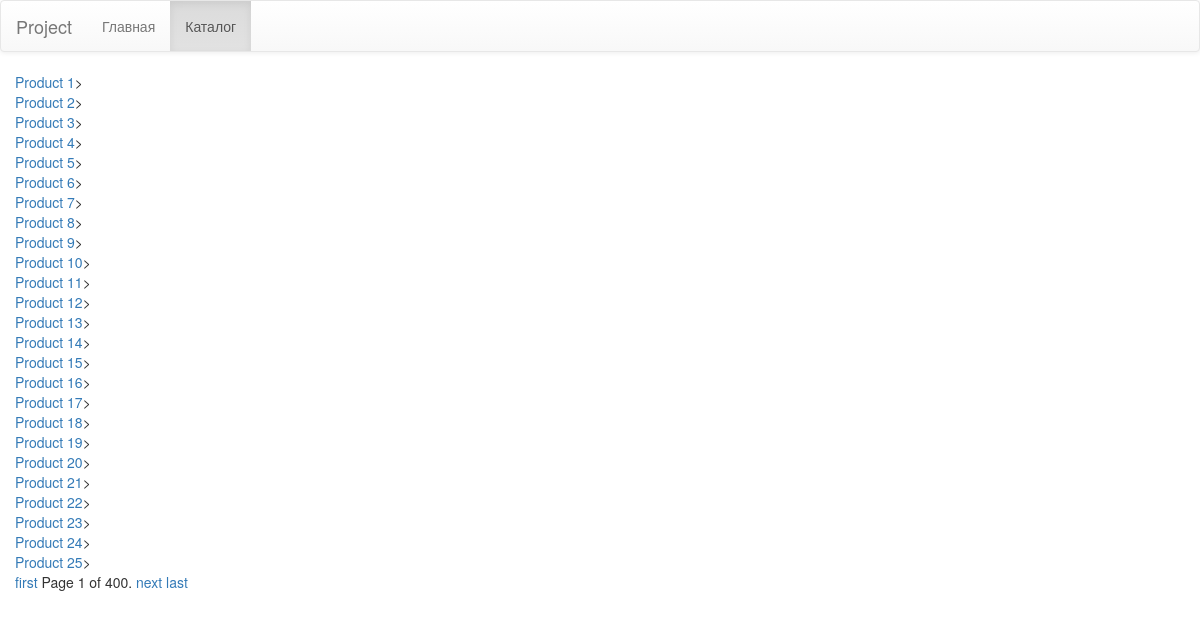
/shop/items/1, run on the app's committed database.
### shop/models.py (models this page shows)
class Item(models.Model):
	name = models.CharField(max_length=300)
	price = models.DecimalField(max_digits=6,decimal_places=2)
	description = models.TextField()
	image = models.ImageField()
	likes = models.IntegerField()
	def __str__(self):
		return str(self.name)

### shop/views.py (the view)
# urls.py: url(r'^shop/items/(?P<page>\d+)', items_view, name="items"),
def items_view(request,page):
	context = {}
	items_list = Item.objects.all()
	pagination = Paginator(items_list,25)
	try :
		context["content"] = pagination.page(page)
	except PageNotAnInteger:
		context["content"] = pagination.page(1)
	except EmptyPage :
		context["content"] = pagination.page(pagination.num_page)
	return render(request,"items.html",context=context)

### shop/templates/items.html (shortened to what this page needs)
<!DOCTYPE html>
<html>
<head>
    <link rel="stylesheet" href="https://maxcdn.bootstrapcdn.com/bootstrap/3.3.7/css/bootstrap.min.css">
    <link rel="stylesheet" href="https://maxcdn.bootstrapcdn.com/bootstrap/3.3.7/css/bootstrap-theme.min.css">
</head>
<body>
    <nav class="navbar navbar-default">
        <div class="container-fluid">
            <div class="navbar-headler">
                    <a href="{% url 'index' %}" class="navbar-brand">Project</a>
            </div>
            <div>
                <ul class="nav navbar-nav">
                    <li><a href="{% url 'index' %}">Главная</a></li>
                    <li class="active"><a href="{% url 'items' 1 %}">Каталог</a></li>
                </ul>
            </div>
        </div>
    </nav>
    <div class="container-fluid">
        {% for i in content %}
        <a href="{% url 'item' i.id %}">{{i}}</a>><br>
        {% endfor %}
        <span class="step-links">
            <a href="{{1}}">first</a>
            <span class="current">
                Page {{ content.number }} of {{ content.paginator.num_pages }}.
            </span>
            {% if content.has_next %}
                <a href="{{ content.next_page_number }}">next</a>
            {% endif %}
            <a href="{{content.paginator.num_pages}}">last</a>
        </span>
    </div>
</body>
</html>

### data on the page
Item: name "Product 1"
Item: name "Product 2"
Item: name "Product 3"
Item: name "Product 4"
Item: name "Product 5"
Item: name "Product 6"
Item: name "Product 7"
Item: name "Product 8"
Item: name "Product 9"
Item: name "Product 10"
Item: name "Product 11"
Item: name "Product 12"
Item: name "Product 13"
Item: name "Product 14"
Item: name "Product 15"
Item: name "Product 16"
Item: name "Product 17"
Item: name "Product 18"
Item: name "Product 19"
Item: name "Product 20"
Item: name "Product 21"
Item: name "Product 22"
Item: name "Product 23"
Item: name "Product 24"
Item: name "Product 25"

### other printed values
{{ content.number }} "1"
{{ content.paginator.num_pages }} "400"
